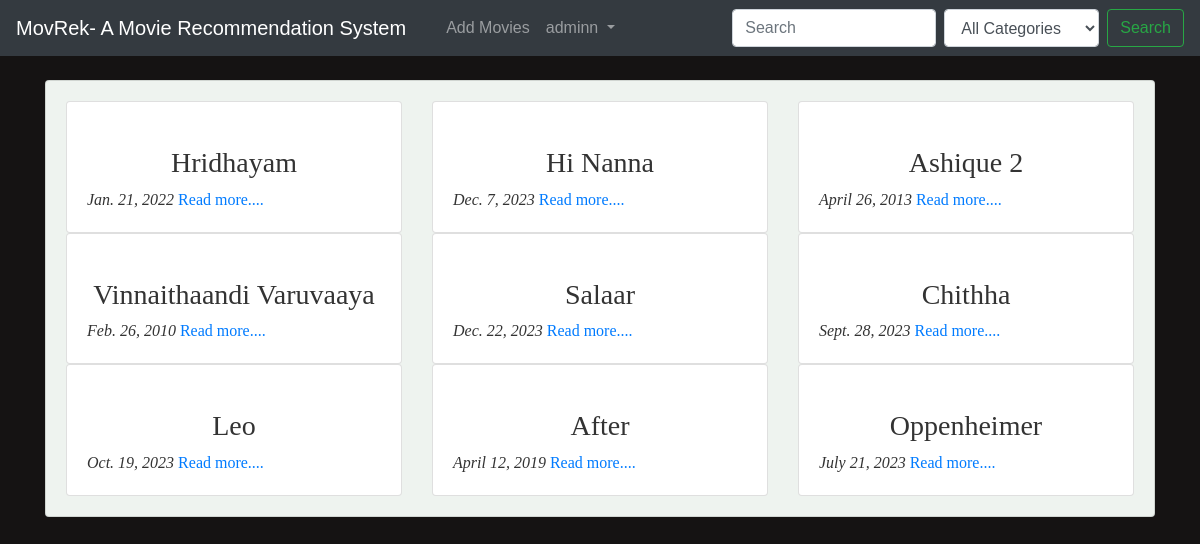
The app's page / (signed in) with its own data.
### main/models.py (models this page shows, shortened)
class Movie(models.Model):
    title = models.CharField(max_length=255)
    description = models.TextField()
    actors = models.ManyToManyField('Actor', related_name='movies', blank=True)
    release_date = models.DateField()
    category = models.ForeignKey('Category', on_delete=models.SET_NULL, null=True, blank=True)
    trailer_link = models.URLField(blank=True)
    image = models.URLField(default=None, null=True)
    averageRating= models.FloatField(default=0)
    user = models.ForeignKey(User, on_delete=models.CASCADE)

### main/views.py (the view)
# urls.py: path('',views.home,name="home"),
def home(request):
    query = request.GET.get("title")
    category_id = request.GET.get("category")
    allMovies = Movie.objects.all()
    if query:
        allMovies = allMovies.filter(title__icontains=query)
    if category_id:
        allMovies = allMovies.filter(category_id=category_id)
    categories = Category.objects.all()
    context = {
        "movies": allMovies,
        "categories": categories,
    }
    return render(request, 'main/index.html', context)

### main/templates/main/index.html (shortened to what this page needs)
{% extends 'main/base.html' %}
{% block content %}
<div class="container">
  <br>
  <div class="card" id="backdrop">
    <div class="card-body">
      <div class="row">
        {% for movie in movies %}
        <div class="col-md-4">
          <div class="card">
            <div class="card-body">
              <h3 class="text-center">{{ movie.title }}</h3>
                <i class="text-center">{{ movie.release_date }}</i>
              <a href="{% url 'main:details' movie.id %}">Read more....</a>
            </div>
          </div>
        </div>
        {% endfor %}
  </div>
</div>
{% endblock %}

### main/templates/main/base.html (shortened to what this page needs)
<!DOCTYPE html>
<html lang="en">
<head>
    <link rel="stylesheet" href="https://cdn.jsdelivr.net/npm/bootstrap@4.5.3/dist/css/bootstrap.min.css">
    {% load static %}
    <link rel="stylesheet" href="{% static 'css/main.css' %}">
</head>
<body>
<nav class="navbar navbar-expand-lg navbar-dark bg-dark white-text">
    <a class="navbar-brand" href="{% url 'main:home' %}" class="">MovRek- A Movie Recommendation System</a>
    <div class="collapse navbar-collapse" id="navbarSupportedContent">
        <ul class="navbar-nav mr-auto">
            <li class="nav-item active">
                <a class="nav-link" href="{% url 'main:home' %}"><span class="sr-only">(current)</span></a>
            </li>
            <li class="nav-item">
                <a class="nav-link" href="{% url 'main:add_movies' %}">Add Movies</a>
            </li>
            {% if user.is_authenticated %}
                <li class="nav-item dropdown">
                    <a class="nav-link dropdown-toggle" href="#" id="navbarDropdown" role="button" data-toggle="dropdown" aria-haspopup="true" aria-expanded="false">
                        {{ user.username }}
                    </a>
                </li>
            {% endif %}
        </ul>
        <form class="form-inline my-2 my-lg-0" method="GET" action="{% url 'main:home' %}">
            <input class="form-control mr-sm-2" type="search" placeholder="Search" aria-label="Search" name="title">
            <select class="form-control mr-sm-2" name="category">
                <option value="" selected>All Categories</option>
            </select>
            <button class="btn btn-outline-success my-2 my-sm-0" type="submit">Search</button>
        </form>
    </div>
</nav>
    {% block content %}
    {% endblock content %}
  </body>
</html>

### main/static/css/main.css (style rules this page uses)
body { background-color: #151313; font-family: 'Helvetica', Arial, sans-serif; color: #ffffff; }
#backdrop { background-color: #eef3ef; font-family: 'Georgia', 'Times New Roman', serif; color: #333333; }

### records on screen
Movie: title "Hridhayam", release_date "Jan. 21, 2022"
Movie: title "Hi Nanna", release_date "Dec. 7, 2023"
Movie: title "Ashique 2", release_date "April 26, 2013"
Movie: title "Vinnaithaandi Varuvaaya", release_date "Feb. 26, 2010"
Movie: title "Salaar", release_date "Dec. 22, 2023"
Movie: title "Chithha", release_date "Sept. 28, 2023"
Movie: title "Leo", release_date "Oct. 19, 2023"
Movie: title "After", release_date "April 12, 2019"
Movie: title "Oppenheimer", release_date "July 21, 2023"

### other values on screen
{{ user.username }} "adminn"
